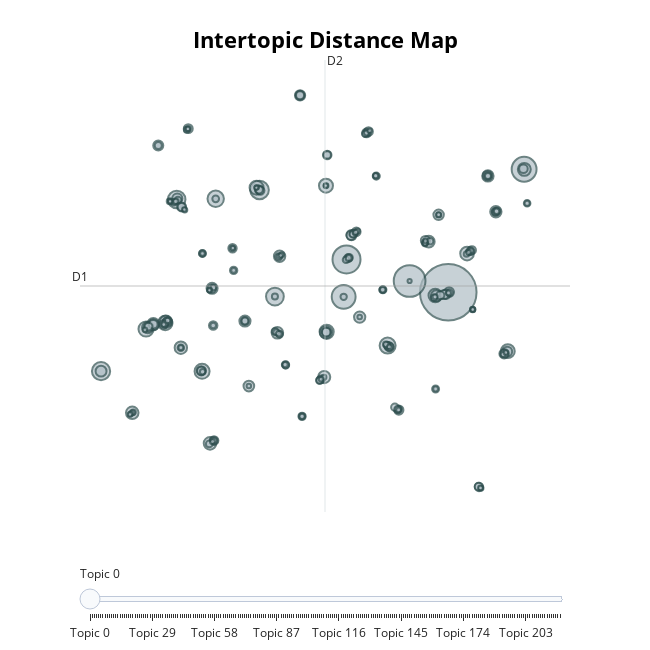

This figure's notebook cell:
### Code cell
# 토픽 시각화
model.visualize_topics()

### Figure 1 — Plotly figure (JSON) as saved in the notebook; plotly's stock layout.template omitted (floating-point values rounded to 4 significant figures; data arrays with more than 128 entries replaced by an {"elided": "..."} marker saying what was removed)
{"data": [{"customdata": {"elided": "220x3 mixed values"}, "hovertemplate": "<b>Topic %{customdata[0]}</b><br>%{customdata[1]}<br>Size: %{customdata[2]}", "legendgroup": "", "marker": {"color": "#B0BEC5", "line": {"color": "DarkSlateGrey", "width": 2}, "size": {"elided": "220 int values"}, "sizemode": "area", "sizeref": 1.145, "symbol": "circle"}, "mode": "markers", "name": "", "orientation": "v", "showlegend": false, "type": "scatter", "x": {"elided": "220 float values"}, "xaxis": "x", "y": {"elided": "220 float values"}, "yaxis": "y"}], "layout": {"annotations": [{"showarrow": false, "text": "D1", "x": -10.36, "y": 4.054, "yshift": 10}, {"showarrow": false, "text": "D2", "x": 5.376, "xshift": 10, "y": 24.48}], "height": 650, "hoverlabel": {"bgcolor": "white", "font": {"family": "Rockwell", "size": 16}}, "legend": {"itemsizing": "constant", "tracegroupgap": 0}, "margin": {"t": 60}, "shapes": [{"line": {"color": "#CFD8DC", "width": 2}, "type": "line", "x0": 5.376, "x1": 5.376, "y0": -16.37, "y1": 24.48}, {"line": {"color": "#9E9E9E", "width": 2}, "type": "line", "x0": -10.36, "x1": 21.11, "y0": 4.054, "y1": 4.054}], "sliders": [{"active": 0, "pad": {"t": 50}, "steps": [{"args": [{"marker.color": {"elided": "1x220 str values"}}], "label": "Topic 0", "method": "update"}, {"args": [{"marker.color": {"elided": "1x220 str values"}}], "label": "Topic 1", "method": "update"}, {"args": [{"marker.color": {"elided": "1x220 str values"}}], "label": "Topic 2", "method": "update"}, {"args": [{"marker.color": {"elided": "1x220 str values"}}], "label": "Topic 3", "method": "update"}, {"args": [{"marker.color": {"elided": "1x220 str values"}}], "label": "Topic 4", "method": "update"}, {"args": [{"marker.color": {"elided": "1x220 str values"}}], "label": "Topic 5", "method": "update"}, {"args": [{"marker.color": {"elided": "1x220 str values"}}], "label": "Topic 6", "method": "update"}, {"args": [{"marker.color": {"elided": "1x220 str values"}}], "label": "Topic 7", "method": "update"}, {"args": [{"marker.color": {"elided": "1x220 str values"}}], "label": "Topic 8", "method": "update"}, {"args": [{"marker.color": {"elided": "1x220 str values"}}], "label": "Topic 9", "method": "update"}, {"args": [{"marker.color": {"elided": "1x220 str values"}}], "label": "Topic 10", "method": "update"}, {"args": [{"marker.color": {"elided": "1x220 str values"}}], "label": "Topic 11", "method": "update"}, {"args": [{"marker.color": {"elided": "1x220 str values"}}], "label": "Topic 12", "method": "update"}, {"args": [{"marker.color": {"elided": "1x220 str values"}}], "label": "Topic 13", "method": "update"}, {"args": [{"marker.color": {"elided": "1x220 str values"}}], "label": "Topic 14", "method": "update"}, {"args": [{"marker.color": {"elided": "1x220 str values"}}], "label": "Topic 15", "method": "update"}, {"args": [{"marker.color": {"elided": "1x220 str values"}}], "label": "Topic 16", "method": "update"}, {"args": [{"marker.color": {"elided": "1x220 str values"}}], "label": "Topic 17", "method": "update"}, {"args": [{"marker.color": {"elided": "1x220 str values"}}], "label": "Topic 18", "method": "update"}, {"args": [{"marker.color": {"elided": "1x220 str values"}}], "label": "Topic 19", "method": "update"}, {"args": [{"marker.color": {"elided": "1x220 str values"}}], "label": "Topic 20", "method": "update"}, {"args": [{"marker.color": {"elided": "1x220 str values"}}], "label": "Topic 21", "method": "update"}, {"args": [{"marker.color": {"elided": "1x220 str values"}}], "label": "Topic 22", "method": "update"}, {"args": [{"marker.color": {"elided": "1x220 str values"}}], "label": "Topic 23", "method": "update"}, {"args": [{"marker.color": {"elided": "1x220 str values"}}], "label": "Topic 24", "method": "update"}, {"args": [{"marker.color": {"elided": "1x220 str values"}}], "label": "Topic 25", "method": "update"}, {"args": [{"marker.color": {"elided": "1x220 str values"}}], "label": "Topic 26", "method": "update"}, {"args": [{"marker.color": {"elided": "1x220 str values"}}], "label": "Topic 27", "method": "update"}, {"args": [{"marker.color": {"elided": "1x220 str values"}}], "label": "Topic 28", "method": "update"}, {"args": [{"marker.color": {"elided": "1x220 str values"}}], "label": "Topic 29", "method": "update"}, {"args": [{"marker.color": {"elided": "1x220 str values"}}], "label": "Topic 30", "method": "update"}, {"args": [{"marker.color": {"elided": "1x220 str values"}}], "label": "Topic 31", "method": "update"}, {"args": [{"marker.color": {"elided": "1x220 str values"}}], "label": "Topic 32", "method": "update"}, {"args": [{"marker.color": {"elided": "1x220 str values"}}], "label": "Topic 33", "method": "update"}, {"args": [{"marker.color": {"elided": "1x220 str values"}}], "label": "Topic 34", "method": "update"}, {"args": [{"marker.color": {"elided": "1x220 str values"}}], "label": "Topic 35", "method": "update"}, {"args": [{"marker.color": {"elided": "1x220 str values"}}], "label": "Topic 36", "method": "update"}, {"args": [{"marker.color": {"elided": "1x220 str values"}}], "label": "Topic 37", "method": "update"}, {"args": [{"marker.color": {"elided": "1x220 str values"}}], "label": "Topic 38", "method": "update"}, {"args": [{"marker.color": {"elided": "1x220 str values"}}], "label": "Topic 39", "method": "update"}, {"args": [{"marker.color": {"elided": "1x220 str values"}}], "label": "Topic 40", "method": "update"}, {"args": [{"marker.color": {"elided": "1x220 str values"}}], "label": "Topic 41", "method": "update"}, {"args": [{"marker.color": {"elided": "1x220 str values"}}], "label": "Topic 42", "method": "update"}, {"args": [{"marker.color": {"elided": "1x220 str values"}}], "label": "Topic 43", "method": "update"}, {"args": [{"marker.color": {"elided": "1x220 str values"}}], "label": "Topic 44", "method": "update"}, {"args": [{"marker.color": {"elided": "1x220 str values"}}], "label": "Topic 45", "method": "update"}, {"args": [{"marker.color": {"elided": "1x220 str values"}}], "label": "Topic 46", "method": "update"}, {"args": [{"marker.color": {"elided": "1x220 str values"}}], "label": "Topic 47", "method": "update"}, {"args": [{"marker.color": {"elided": "1x220 str values"}}], "label": "Topic 48", "method": "update"}, {"args": [{"marker.color": {"elided": "1x220 str values"}}], "label": "Topic 49", "method": "update"}, {"args": [{"marker.color": {"elided": "1x220 str values"}}], "label": "Topic 50", "method": "update"}, {"args": [{"marker.color": {"elided": "1x220 str values"}}], "label": "Topic 51", "method": "update"}, {"args": [{"marker.color": {"elided": "1x220 str values"}}], "label": "Topic 52", "method": "update"}, {"args": [{"marker.color": {"elided": "1x220 str values"}}], "label": "Topic 53", "method": "update"}, {"args": [{"marker.color": {"elided": "1x220 str values"}}], "label": "Topic 54", "method": "update"}, {"args": [{"marker.color": {"elided": "1x220 str values"}}], "label": "Topic 55", "method": "update"}, {"args": [{"marker.color": {"elided": "1x220 str values"}}], "label": "Topic 56", "method": "update"}, {"args": [{"marker.color": {"elided": "1x220 str values"}}], "label": "Topic 57", "method": "update"}, {"args": [{"marker.color": {"elided": "1x220 str values"}}], "label": "Topic 58", "method": "update"}, {"args": [{"marker.color": {"elided": "1x220 str values"}}], "label": "Topic 59", "method": "update"}, {"args": [{"marker.color": {"elided": "1x220 str values"}}], "label": "Topic 60", "method": "update"}, {"args": [{"marker.color": {"elided": "1x220 str values"}}], "label": "Topic 61", "method": "update"}, {"args": [{"marker.color": {"elided": "1x220 str values"}}], "label": "Topic 62", "method": "update"}, {"args": [{"marker.color": {"elided": "1x220 str values"}}], "label": "Topic 63", "method": "update"}, {"args": [{"marker.color": {"elided": "1x220 str values"}}], "label": "Topic 64", "method": "update"}, {"args": [{"marker.color": {"elided": "1x220 str values"}}], "label": "Topic 65", "method": "update"}, {"args": [{"marker.color": {"elided": "1x220 str values"}}], "label": "Topic 66", "method": "update"}, {"args": [{"marker.color": {"elided": "1x220 str values"}}], "label": "Topic 67", "method": "update"}, {"args": [{"marker.color": {"elided": "1x220 str values"}}], "label": "Topic 68", "method": "update"}, {"args": [{"marker.color": {"elided": "1x220 str values"}}], "label": "Topic 69", "method": "update"}, {"args": [{"marker.color": {"elided": "1x220 str values"}}], "label": "Topic 70", "method": "update"}, {"args": [{"marker.color": {"elided": "1x220 str values"}}], "label": "Topic 71", "method": "update"}, {"args": [{"marker.color": {"elided": "1x220 str values"}}], "label": "Topic 72", "method": "update"}, {"args": [{"marker.color": {"elided": "1x220 str values"}}], "label": "Topic 73", "method": "update"}, {"args": [{"marker.color": {"elided": "1x220 str values"}}], "label": "Topic 74", "method": "update"}, {"args": [{"marker.color": {"elided": "1x220 str values"}}], "label": "Topic 75", "method": "update"}, {"args": [{"marker.color": {"elided": "1x220 str values"}}], "label": "Topic 76", "method": "update"}, {"args": [{"marker.color": {"elided": "1x220 str values"}}], "label": "Topic 77", "method": "update"}, {"args": [{"marker.color": {"elided": "1x220 str values"}}], "label": "Topic 78", "method": "update"}, {"args": [{"marker.color": {"elided": "1x220 str values"}}], "label": "Topic 79", "method": "update"}, {"args": [{"marker.color": {"elided": "1x220 str values"}}], "label": "Topic 80", "method": "update"}, {"args": [{"marker.color": {"elided": "1x220 str values"}}], "label": "Topic 81", "method": "update"}, {"args": [{"marker.color": {"elided": "1x220 str values"}}], "label": "Topic 82", "method": "update"}, {"args": [{"marker.color": {"elided": "1x220 str values"}}], "label": "Topic 83", "method": "update"}, {"args": [{"marker.color": {"elided": "1x220 str values"}}], "label": "Topic 84", "method": "update"}, {"args": [{"marker.color": {"elided": "1x220 str values"}}], "label": "Topic 85", "method": "update"}, {"args": [{"marker.color": {"elided": "1x220 str values"}}], "label": "Topic 86", "method": "update"}, {"args": [{"marker.color": {"elided": "1x220 str values"}}], "label": "Topic 87", "method": "update"}, {"args": [{"marker.color": {"elided": "1x220 str values"}}], "label": "Topic 88", "method": "update"}, {"args": [{"marker.color": {"elided": "1x220 str values"}}], "label": "Topic 89", "method": "update"}, {"args": [{"marker.color": {"elided": "1x220 str values"}}], "label": "Topic 90", "method": "update"}, {"args": [{"marker.color": {"elided": "1x220 str values"}}], "label": "Topic 91", "method": "update"}, {"args": [{"marker.color": {"elided": "1x220 str values"}}], "label": "Topic 92", "method": "update"}, {"args": [{"marker.color": {"elided": "1x220 str values"}}], "label": "Topic 93", "method": "update"}, {"args": [{"marker.color": {"elided": "1x220 str values"}}], "label": "Topic 94", "method": "update"}, {"args": [{"marker.color": {"elided": "1x220 str values"}}], "label": "Topic 95", "method": "update"}, {"args": [{"marker.color": {"elided": "1x220 str values"}}], "label": "Topic 96", "method": "update"}, {"args": [{"marker.color": {"elided": "1x220 str values"}}], "label": "Topic 97", "method": "update"}, {"args": [{"marker.color": {"elided": "1x220 str values"}}], "label": "Topic 98", "method": "update"}, {"args": [{"marker.color": {"elided": "1x220 str values"}}], "label": "Topic 99", "method": "update"}, {"args": [{"marker.color": {"elided": "1x220 str values"}}], "label": "Topic 100", "method": "update"}, {"args": [{"marker.color": {"elided": "1x220 str values"}}], "label": "Topic 101", "method": "update"}, {"args": [{"marker.color": {"elided": "1x220 str values"}}], "label": "Topic 102", "method": "update"}, {"args": [{"marker.color": {"elided": "1x220 str values"}}], "label": "Topic 103", "method": "update"}, {"args": [{"marker.color": {"elided": "1x220 str values"}}], "label": "Topic 104", "method": "update"}, {"args": [{"marker.color": {"elided": "1x220 str values"}}], "label": "Topic 105", "method": "update"}, {"args": [{"marker.color": {"elided": "1x220 str values"}}], "label": "Topic 106", "method": "update"}, {"args": [{"marker.color": {"elided": "1x220 str values"}}], "label": "Topic 107", "method": "update"}, {"args": [{"marker.color": {"elided": "1x220 str values"}}], "label": "Topic 108", "method": "update"}, {"args": [{"marker.color": {"elided": "1x220 str values"}}], "label": "Topic 109", "method": "update"}, {"args": [{"marker.color": {"elided": "1x220 str values"}}], "label": "Topic 110", "method": "update"}, {"args": [{"marker.color": {"elided": "1x220 str values"}}], "label": "Topic 111", "method": "update"}, {"args": [{"marker.color": {"elided": "1x220 str values"}}], "label": "Topic 112", "method": "update"}, {"args": [{"marker.color": {"elided": "1x220 str values"}}], "label": "Topic 113", "method": "update"}, {"args": [{"marker.color": {"elided": "1x220 str values"}}], "label": "Topic 114", "method": "update"}, {"args": [{"marker.color": {"elided": "1x220 str values"}}], "label": "Topic 115", "method": "update"}, {"args": [{"marker.color": {"elided": "1x220 str values"}}], "label": "Topic 116", "method": "update"}, {"args": [{"marker.color": {"elided": "1x220 str values"}}], "label": "Topic 117", "method": "update"}, {"args": [{"marker.color": {"elided": "1x220 str values"}}], "label": "Topic 118", "method": "update"}, {"args": [{"marker.color": {"elided": "1x220 str values"}}], "label": "Topic 119", "method": "update"}, {"args": [{"marker.color": {"elided": "1x220 str values"}}], "label": "Topic 120", "method": "update"}, {"args": [{"marker.color": {"elided": "1x220 str values"}}], "label": "Topic 121", "method": "update"}, {"args": [{"marker.color": {"elided": "1x220 str values"}}], "label": "Topic 122", "method": "update"}, {"args": [{"marker.color": {"elided": "1x220 str values"}}], "label": "Topic 123", "method": "update"}, {"args": [{"marker.color": {"elided": "1x220 str values"}}], "label": "Topic 124", "method": "update"}, {"args": [{"marker.color": {"elided": "1x220 str values"}}], "label": "Topic 125", "method": "update"}, {"args": [{"marker.color": {"elided": "1x220 str values"}}], "label": "Topic 126", "method": "update"}, {"args": [{"marker.color": {"elided": "1x220 str values"}}], "label": "Topic 127", "method": "update"}, {"args": [{"marker.color": {"elided": "1x220 str values"}}], "label": "Topic 128", "method": "update"}, {"args": [{"marker.color": {"elided": "1x220 str values"}}], "label": "Topic 129", "method": "update"}, {"args": [{"marker.color": {"elided": "1x220 str values"}}], "label": "Topic 130", "method": "update"}, {"args": [{"marker.color": {"elided": "1x220 str values"}}], "label": "Topic 131", "method": "update"}, {"args": [{"marker.color": {"elided": "1x220 str values"}}], "label": "Topic 132", "method": "update"}, {"args": [{"marker.color": {"elided": "1x220 str values"}}], "label": "Topic 133", "method": "update"}, {"args": [{"marker.color": {"elided": "1x220 str values"}}], "label": "Topic 134", "method": "update"}, {"args": [{"marker.color": {"elided": "1x220 str values"}}], "label": "Topic 135", "method": "update"}, {"args": [{"marker.color": {"elided": "1x220 str values"}}], "label": "Topic 136", "method": "update"}, {"args": [{"marker.color": {"elided": "1x220 str values"}}], "label": "Topic 137", "method": "update"}, {"args": [{"marker.color": {"elided": "1x220 str values"}}], "label": "Topic 138", "method": "update"}, {"args": [{"marker.color": {"elided": "1x220 str values"}}], "label": "Topic 139", "method": "update"}, {"args": [{"marker.color": {"elided": "1x220 str values"}}], "label": "Topic 140", "method": "update"}, {"args": [{"marker.color": {"elided": "1x220 str values"}}], "label": "Topic 141", "method": "update"}, {"args": [{"marker.color": {"elided": "1x220 str values"}}], "label": "Topic 142", "method": "update"}, {"args": [{"marker.color": {"elided": "1x220 str values"}}], "label": "Topic 143", "method": "update"}, {"args": [{"marker.color": {"elided": "1x220 str values"}}], "label": "Topic 144", "method": "update"}, {"args": [{"marker.color": {"elided": "1x220 str values"}}], "label": "Topic 145", "method": "update"}, {"args": [{"marker.color": {"elided": "1x220 str values"}}], "label": "Topic 146", "method": "update"}, {"args": [{"marker.color": {"elided": "1x220 str values"}}], "label": "Topic 147", "method": "update"}, {"args": [{"marker.color": {"elided": "1x220 str values"}}], "label": "Topic 148", "method": "update"}, {"args": [{"marker.color": {"elided": "1x220 str values"}}], "label": "Topic 149", "method": "update"}, {"args": [{"marker.color": {"elided": "1x220 str values"}}], "label": "Topic 150", "method": "update"}, {"args": [{"marker.color": {"elided": "1x220 str values"}}], "label": "Topic 151", "method": "update"}, {"args": [{"marker.color": {"elided": "1x220 str values"}}], "label": "Topic 152", "method": "update"}, {"args": [{"marker.color": {"elided": "1x220 str values"}}], "label": "Topic 153", "method": "update"}, {"args": [{"marker.color": {"elided": "1x220 str values"}}], "label": "Topic 154", "method": "update"}, {"args": [{"marker.color": {"elided": "1x220 str values"}}], "label": "Topic 155", "method": "update"}, {"args": [{"marker.color": {"elided": "1x220 str values"}}], "label": "Topic 156", "method": "update"}, {"args": [{"marker.color": {"elided": "1x220 str values"}}], "label": "Topic 157", "method": "update"}, {"args": [{"marker.color": {"elided": "1x220 str values"}}], "label": "Topic 158", "method": "update"}, {"args": [{"marker.color": {"elided": "1x220 str values"}}], "label": "Topic 159", "method": "update"}, {"args": [{"marker.color": {"elided": "1x220 str values"}}], "label": "Topic 160", "method": "update"}, {"args": [{"marker.color": {"elided": "1x220 str values"}}], "label": "Topic 161", "method": "update"}, {"args": [{"marker.color": {"elided": "1x220 str values"}}], "label": "Topic 162", "method": "update"}, {"args": [{"marker.color": {"elided": "1x220 str values"}}], "label": "Topic 163", "method": "update"}, {"args": [{"marker.color": {"elided": "1x220 str values"}}], "label": "Topic 164", "method": "update"}, {"args": [{"marker.color": {"elided": "1x220 str values"}}], "label": "Topic 165", "method": "update"}, {"args": [{"marker.color": {"elided": "1x220 str values"}}], "label": "Topic 166", "method": "update"}, {"args": [{"marker.color": {"elided": "1x220 str values"}}], "label": "Topic 167", "method": "update"}, {"args": [{"marker.color": {"elided": "1x220 str values"}}], "label": "Topic 168", "method": "update"}, {"args": [{"marker.color": {"elided": "1x220 str values"}}], "label": "Topic 169", "method": "update"}, {"args": [{"marker.color": {"elided": "1x220 str values"}}], "label": "Topic 170", "method": "update"}, {"args": [{"marker.color": {"elided": "1x220 str values"}}], "label": "Topic 171", "method": "update"}, {"args": [{"marker.color": {"elided": "1x220 str values"}}], "label": "Topic 172", "method": "update"}, {"args": [{"marker.color": {"elided": "1x220 str values"}}], "label": "Topic 173", "method": "update"}, {"args": [{"marker.color": {"elided": "1x220 str values"}}], "label": "Topic 174", "method": "update"}, {"args": [{"marker.color": {"elided": "1x220 str values"}}], "label": "Topic 175", "method": "update"}, {"args": [{"marker.color": {"elided": "1x220 str values"}}], "label": "Topic 176", "method": "update"}, {"args": [{"marker.color": {"elided": "1x220 str values"}}], "label": "Topic 177", "method": "update"}, {"args": [{"marker.color": {"elided": "1x220 str values"}}], "label": "Topic 178", "method": "update"}, {"args": [{"marker.color": {"elided": "1x220 str values"}}], "label": "Topic 179", "method": "update"}, {"args": [{"marker.color": {"elided": "1x220 str values"}}], "label": "Topic 180", "method": "update"}, {"args": [{"marker.color": {"elided": "1x220 str values"}}], "label": "Topic 181", "method": "update"}, {"args": [{"marker.color": {"elided": "1x220 str values"}}], "label": "Topic 182", "method": "update"}, {"args": [{"marker.color": {"elided": "1x220 str values"}}], "label": "Topic 183", "method": "update"}, {"args": [{"marker.color": {"elided": "1x220 str values"}}], "label": "Topic 184", "method": "update"}, {"args": [{"marker.color": {"elided": "1x220 str values"}}], "label": "Topic 185", "method": "update"}, {"args": [{"marker.color": {"elided": "1x220 str values"}}], "label": "Topic 186", "method": "update"}, {"args": [{"marker.color": {"elided": "1x220 str values"}}], "label": "Topic 187", "method": "update"}, {"args": [{"marker.color": {"elided": "1x220 str values"}}], "label": "Topic 188", "method": "update"}, {"args": [{"marker.color": {"elided": "1x220 str values"}}], "label": "Topic 189", "method": "update"}, {"args": [{"marker.color": {"elided": "1x220 str values"}}], "label": "Topic 190", "method": "update"}, {"args": [{"marker.color": {"elided": "1x220 str values"}}], "label": "Topic 191", "method": "update"}, {"args": [{"marker.color": {"elided": "1x220 str values"}}], "label": "Topic 192", "method": "update"}, {"args": [{"marker.color": {"elided": "1x220 str values"}}], "label": "Topic 193", "method": "update"}, {"args": [{"marker.color": {"elided": "1x220 str values"}}], "label": "Topic 194", "method": "update"}, {"args": [{"marker.color": {"elided": "1x220 str values"}}], "label": "Topic 195", "method": "update"}, {"args": [{"marker.color": {"elided": "1x220 str values"}}], "label": "Topic 196", "method": "update"}, {"args": [{"marker.color": {"elided": "1x220 str values"}}], "label": "Topic 197", "method": "update"}, {"args": [{"marker.color": {"elided": "1x220 str values"}}], "label": "Topic 198", "method": "update"}, {"args": [{"marker.color": {"elided": "1x220 str values"}}], "label": "Topic 199", "method": "update"}, {"args": [{"marker.color": {"elided": "1x220 str values"}}], "label": "Topic 200", "method": "update"}, {"args": [{"marker.color": {"elided": "1x220 str values"}}], "label": "Topic 201", "method": "update"}, {"args": [{"marker.color": {"elided": "1x220 str values"}}], "label": "Topic 202", "method": "update"}, {"args": [{"marker.color": {"elided": "1x220 str values"}}], "label": "Topic 203", "method": "update"}, {"args": [{"marker.color": {"elided": "1x220 str values"}}], "label": "Topic 204", "method": "update"}, {"args": [{"marker.color": {"elided": "1x220 str values"}}], "label": "Topic 205", "method": "update"}, {"args": [{"marker.color": {"elided": "1x220 str values"}}], "label": "Topic 206", "method": "update"}, {"args": [{"marker.color": {"elided": "1x220 str values"}}], "label": "Topic 207", "method": "update"}, {"args": [{"marker.color": {"elided": "1x220 str values"}}], "label": "Topic 208", "method": "update"}, {"args": [{"marker.color": {"elided": "1x220 str values"}}], "label": "Topic 209", "method": "update"}, {"args": [{"marker.color": {"elided": "1x220 str values"}}], "label": "Topic 210", "method": "update"}, {"args": [{"marker.color": {"elided": "1x220 str values"}}], "label": "Topic 211", "method": "update"}, {"args": [{"marker.color": {"elided": "1x220 str values"}}], "label": "Topic 212", "method": "update"}, {"args": [{"marker.color": {"elided": "1x220 str values"}}], "label": "Topic 213", "method": "update"}, {"args": [{"marker.color": {"elided": "1x220 str values"}}], "label": "Topic 214", "method": "update"}, {"args": [{"marker.color": {"elided": "1x220 str values"}}], "label": "Topic 215", "method": "update"}, {"args": [{"marker.color": {"elided": "1x220 str values"}}], "label": "Topic 216", "method": "update"}, {"args": [{"marker.color": {"elided": "1x220 str values"}}], "label": "Topic 217", "method": "update"}, {"args": [{"marker.color": {"elided": "1x220 str values"}}], "label": "Topic 218", "method": "update"}, {"args": [{"marker.color": {"elided": "1x220 str values"}}], "label": "Topic 219", "method": "update"}]}], "title": {"font": {"color": "Black", "size": 22}, "text": "<b>Intertopic Distance Map</b>", "x": 0.5, "xanchor": "center", "y": 0.95, "yanchor": "top"}, "width": 650, "xaxis": {"anchor": "y", "domain": [0, 1], "range": [-10.36, 21.11], "title": {"text": ""}, "visible": false}, "yaxis": {"anchor": "x", "domain": [0, 1], "range": [-16.37, 24.48], "title": {"text": ""}, "visible": false}}}
